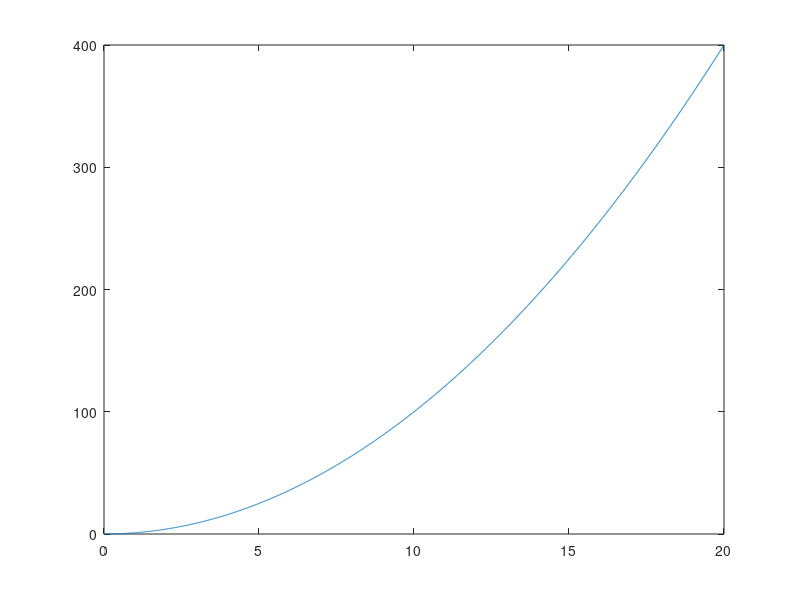
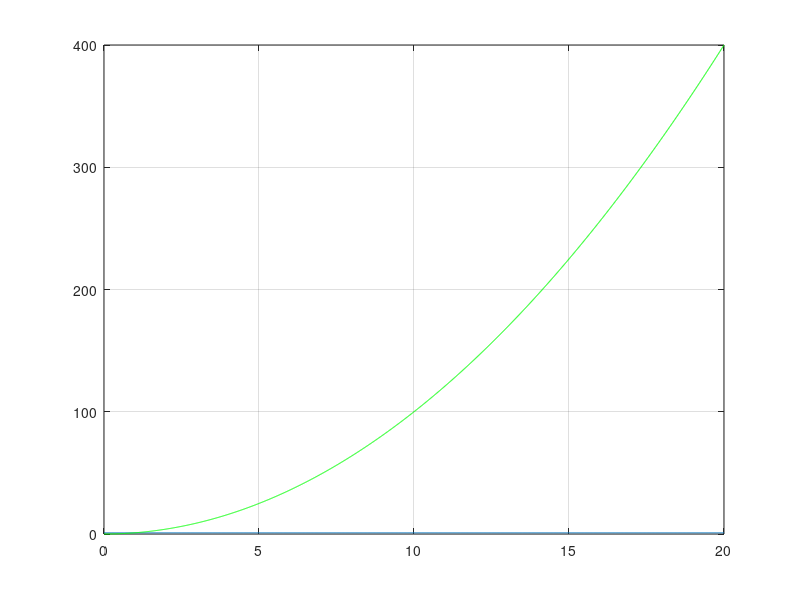

Reproduce these figures in MATLAB, in order.
clc; %cancella la command window
close all; %chiude tutte le figure
clear all; %cancella tutte le varibili
%NOTA queste tre funzioni sono da utilizzare all'inizio di ogni script!!


a=1 % Definizione di un scalare
A=2 % Nota: Matlab � case-sensitive, quindi "A" e "a" sono due variabili diverse.

B=[1 2 3;4 10 6] 
%Definizione di matrice. Occorre racchiudere gli elementi della matrice fra due quadre.
%gli elementi vanno inseriti riga per riga. Gli elementi della stessa riga vanno separati
%con degli spazi, finita la riga, si passa alla successiva con un punto e virgola.

C=[6 8 10;4 5 1];
%Il punto e virgola a fine istruzione serve a evitare che matlab stampi sulla command windows
%il risultato dell'istruzione.

d=B(2,2) %per accedere a un elemento di una matrice (gi� esistente) occorre digitare il nome
%della matrice seguito da parentesi tonde contenenti l'indice della riga e della colonna
%dell'elemento desiderato.
%NOTA: non si pu� accedere a un elemento che non esiste, ad esempio B(4,3)

C(2,3)=3 %per modificare un elemento della matrice occorre scrivere il nome della matrice
%seguito da tonde contenenti l'indice della riga e della colonna dell'elemento da modificare
%a SINISTRA dell'uguale, mentre a destra va messo il nuovo valore.

F=C(1:2,1:2) %per accedere a una sottomatrice (pi� elementi) occorre digitare il nome
%della matrice seguito da parentesi tonde contenenti l'indici della righe (primo indice seguito 
% da due punti e ultimo indice, nel esempio dalla primo al secondo) e delle colonne (come le righe)

C(1:2,3)=[3;1] %per modificare una sottomatrice occorre scrivere il nome della matrice
%seguito da tonde contenenti l'indici delle righe e delle colonne (come prima) dell'elemento 
%da modificare a SINISTRA dell'uguale, mentre a destra vanno messi i nuovi valori.
%NOTA: se si modificano elementi che superano le dimensioni della matrice, quest'ultima viene
%allargata.

H=[B C] %in questo modo si affiancano matrici aggiungendo colonne (cio� si affianca C a destra di B)

I=[B;C] %in questo modo si affiancano matrici aggiungendo righe (cio� si affianca C sotto a B)

%% operazioni fra matrici
% sono ammesse tutte le operazioni algebriche ben definite.
L=B+C; %somma di matrici (di equali dimensioni)
M=B-C; %sottrazioni di matrici (di equali dimensioni)
O=C'; %matrice trasposta.
P=B*O; %prodotto fra matrici. Possibile solo se le matrici hanno indici interni uguale, cio�:
% se B ha dimensioni n x m, C ha dimensioni m x p, il risulta avr� dimensioni n x p.
R=inv(P); %inversa di P (solo per matrici quadrate)
detR=det(R); %determinante di erre.

%% operazioni fra elementi
S=B.*C; %prodotto elemento per elemento (solo per matrici di equali dimensioni)
T=B./C; %divisione elemento per elemento (solo per matrici di equali dimensioni)
U=B.^2; %elevazione a potenza elemento per elemento (solo per matrici di equali dimensioni)

%% matrici "importanti"
V=zeros(4,3) %matrice di zeri con quattro righe e tre colonne
Z=ones(4,3) %matrice di uni con quattro righe e tre colonne
Y=5*ones(4,3) %matrice di cinque con quattro righe e tre colonne
W=eye(4) %matrice identit� 4x4.

%% vettori e operazioni varie
x=0:10 %vettore riga di 11 elementi, che partono da 0 e arrivano a 10 incrementando di 1
v=(0:10)' %vettore colonna di 11 elementi, che partono da 0 e arrivano a 10 incrementando di 1
t=(0:0.01:20)'; %vettore colonna con elementi che partono da 0 e arrivano a 20 incrementando di 0.01

lunghezza=length(t); %numero di elementi del vettore t
[nr,nc]=size(A); %restituisce il numero di righe e numero di colonne della matrice A
% NOTA, l'operatore size restituisce due valori, che vanno messi a sinistra racchiusi fra quadre.
% In generale, la sintassi di un comando �:
% [risultato1,risultato2,risultato3, ... , risultato_m]=comando(argomento1,argomento2,argomento3, ... , argomento_n)

u=ones(size(t)); %il comando ones prende come valori i risultati del comando size. Quindi:
%Matlab esegue il comando size restituendo il numero di righe e di colonne di t
%questi vengono passati al comando ones, che crea quindi un vettore di uni delle stesse dimensioni di t.

y=t.^2;

figure; %apre una nuova figura
plot(t,u); % disegna il grafico con t sull'asse delle ascisse, e u sull'asse delle ordinate.
plot(t,y); % disegna il grafico con t sull'asse delle ascisse, e y sull'asse delle ordinate. SOVRASCRIVENDO
% il precedente grafico

figure
plot(t,u)
hold on; %"conserva" il grafico anche se ne verrano plottato degl'altri
plot(t,y,'g'); %disegna in verde.
%NOTA: tutti i comandi matlab sono descritti nell'help. Matlab ha due help:
% uno accessibile da tastiera digitando "help nome_comando" ad esempio "help plot";
% un'altro (pi� dettagliato) � accessibile da matlab cliccando sul punto di domanda in alto a destra
%NOTA2: cercando nell'help "linespec" si ottengono tutti i comandi per curare l'estetica dei grafici.

grid on; %crea una griglia

